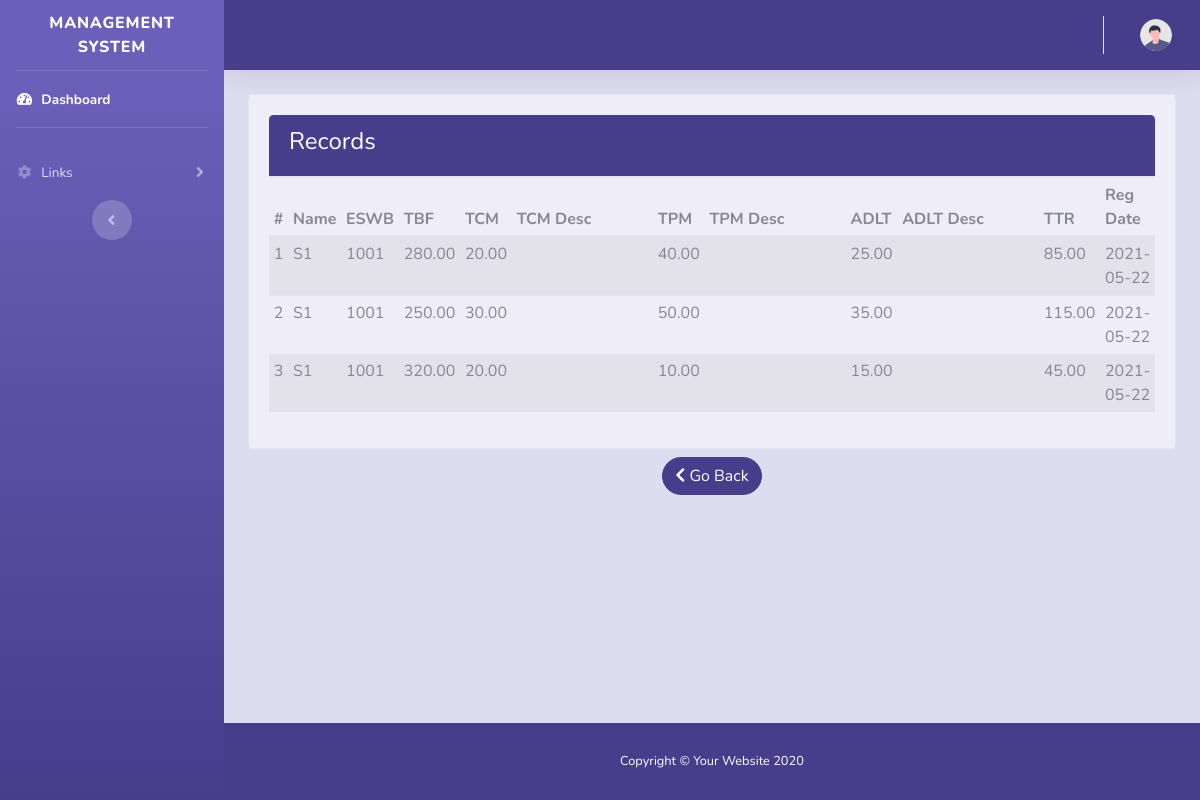
Page /Manager/show_records/1 on the committed database.
### tables this page shows
CREATE TABLE `controller_data_detail` (
  `id` bigint(20) NOT NULL,
  `Controller_Data_ID` bigint(20) NOT NULL,
  `TBF` decimal(8,2) DEFAULT NULL,
  `TCM` decimal(8,2) DEFAULT NULL,
  `TCM_Desc` varchar(1000) DEFAULT NULL,
  `TPM` decimal(8,2) DEFAULT NULL,
  `TPM_Desc` varchar(1000) DEFAULT NULL,
  `ADLT` decimal(8,2) DEFAULT NULL,
  `ADLT_Desc` varchar(1000) DEFAULT NULL,
  `TTR` decimal(8,2) DEFAULT NULL,
  `RegDate` date DEFAULT current_timestamp()
);

CREATE TABLE `controller_data` (
  `ID` bigint(20) NOT NULL,
  `Controller_type` varchar(30) NOT NULL,
  `Controller_Name` varchar(30) NOT NULL,
  `ESWB` varchar(30) NOT NULL,
  `Includes` varchar(50) DEFAULT NULL,
  `Not_Includes` varchar(50) DEFAULT NULL,
  `Associated_Equipment` varchar(50) DEFAULT NULL,
  `MTBF` decimal(8,2) DEFAULT NULL,
  `MTTR` decimal(8,2) DEFAULT NULL,
  `Availability` decimal(8,2) DEFAULT NULL,
  `Reliability` decimal(8,2) DEFAULT NULL
);

### application/controllers/Manager.php (called while the page is built, shortened)
<?php if (!defined('BASEPATH')) exit('No direct script access allowed');
class Manager extends CI_Controller
{
    public function show_records($id = NULL)
    {
          $this->db->select('cd.Controller_Name, cd.ESWB,cdd.*');
        $this->db->from('controller_data cd');
        $this->db->join('controller_data_detail cdd', 'cd.id = cdd.Controller_Data_ID');
        $this->db->where('cdd.Controller_Data_ID', $id);
        $data['controller_detail_records'] = $this->db->get()->result_array();
          $this->load->view('manager/data_records', $data);
    }
}

### index.php (called while the page is built, shortened)
<?php
require_once BASEPATH.'core/CodeIgniter.php';

### application/views/manager/data_records.php (the view, shortened to what this page needs)
<?php $this->load->view('manager/common/header'); ?>
<div class="container">
    <div class="card">
        <div class="card-body bg-custom3">
            <div id="table_div">
                <?php if (isset($controller_detail_records)) {
                    if (count($controller_detail_records) > 0) { ?>
                        <div class="card-header bg-custom1">
                            <h1 class="h4 text-white">Records</h1>
                        </div>
                        <table id="datatable" class="table table-sm table-striped">
                            <thead>
                                <tr>
                                    <th scope="col">#</th>
                                    <th scope="col">Name</th>
                                    <th scope="col">ESWB</th>
                                    <th scope="col">TBF</th>
                                    <th scope="col">TCM</th>
                                    <th scope="col">TCM Desc</th>
                                    <th scope="col">TPM</th>
                                    <th scope="col">TPM Desc</th>
                                    <th scope="col">ADLT</th>
                                    <th scope="col">ADLT Desc</th>
                                    <th scope="col">TTR</th>
                                    <th scope="col">Reg Date</th>
                                </tr>
                            </thead>
                            <tbody>
                                <?php $count = 0;
                                foreach ($controller_detail_records as $data) { ?>
                                    <tr>
                                        <td scope="row"><?= ++$count; ?></td>
                                        <td scope="row"><?= $data['Controller_Name']; ?></td>
                                        <td scope="row"><?= $data['ESWB']; ?></td>
                                        <td scope="row"><?= $data['TBF']; ?></td>
                                        <td scope="row"><?= $data['TCM']; ?></td>
                                        <td scope="row" id="tcm_desc" style="width:150px; scroll;"value="<?= $data['TCM_Desc']; ?>"><?= $data['TCM_Desc']; ?></td>
                                        <td scope="row"><?= $data['TPM']; ?></td>
                                        <td scope="row" style="width:150px;"><?= $data['TPM_Desc']; ?></td>
                                        <td scope="row"><?= $data['ADLT']; ?></td>
                                        <td scope="row" style="width:150px;"><?= $data['ADLT_Desc']; ?></td>
                                        <td scope="row"><?= $data['TTR']; ?></td>
                                        <td scope="row"><?= $data['RegDate']; ?></td>
                                    </tr>
                                <?php } ?>
                            </tbody>
                        </table>
                    <?php } else { ?>
                        <div class="card-header">
                            <h1 class="h4 text-gray-900">No Data Available yet</h1>
                        </div>
                    <?php }
                } else { ?>
                    <a> No Record Selected. </a>
                <?php  } ?>
            </div>
        </div>
    </div>
    <div class="form-group row justify-content-center my-2">
        <a class="btn btn-primary rounded-pill" id="abc" href="<?= base_url(); ?>manager"><i class="fas fa-chevron-left"></i> Go Back</a>
    </div>
</div>
</div>
<?php $this->load->view('common/footer'); ?>

### application/views/manager/common/header.php (shortened to what this page needs)
<!DOCTYPE html>
<html lang="en">
<head>
    <link href="<?php echo base_url(); ?>assets/vendor/fontawesome-free/css/all.min.css" rel="stylesheet" type="text/css">
    <link href="<?php echo base_url(); ?>assets/css/sb-admin-2.min.css" rel="stylesheet">
</head>
<body id="page-top">
    <div id="wrapper">
        <ul class="navbar-nav bg-gradient-primary sidebar sidebar-dark accordion" id="accordionSidebar">
            <a class="sidebar-brand d-flex align-items-center justify-content-center" href="index.html">
                <div class="sidebar-brand-text mx-3">Management System</div>
            </a>
            <hr class="sidebar-divider my-0">
            <li class="nav-item active">
                <a class="nav-link" href="<?php echo base_url() ?><?php if ($this->session->userdata('status') == 'weo') {
                                                                    echo "WEO";
                                                                } else if ($this->session->userdata('status') == 'co') {
                                                                    echo "CO";
                                                                } else if ($this->session->userdata('status') == 'hod') {
                                                                    echo "HOD";
                                                                } else {
                                                                    echo "Manager";
                                                                } ?>">
                    <i class="fas fa-fw fa-tachometer-alt"></i>
                    <span>Dashboard</span></a>
            </li>
            <hr class="sidebar-divider">
            <li class="nav-item">
                <a class="nav-link collapsed" href="#" data-toggle="collapse" data-target="#collapseTwo" aria-expanded="true" aria-controls="collapseTwo">
                    <i class="fas fa-fw fa-cog"></i>
                    <span>Links</span>
                </a>
            </li>
            <div class="text-center d-none d-md-inline">
                <button class="rounded-circle border-0" id="sidebarToggle"></button>
            </div>
        </ul>
        <div id="content-wrapper" class="d-flex flex-column bg-custom2">
            <div id="content">
                <nav class="navbar navbar-expand navbar-light bg-custom1 topbar mb-4 static-top shadow">
                    <ul class="navbar-nav ml-auto">
                        <li class="nav-item dropdown no-arrow">
                            <a class="nav-link dropdown-toggle" href="#" id="userDropdown" role="button" data-toggle="dropdown" aria-haspopup="true" aria-expanded="false">
                                <img class="img-profile rounded-circle" src="<?php echo base_url(); ?>assets/img/undraw_profile.svg">
                            </a>
                        </li>
                    </ul>
                </nav>

### application/views/common/footer.php (shortened to what this page needs)
         <footer class="sticky-footer bg-custom1 text-white">
                <div class="container my-auto">
                    <div class="copyright text-center my-auto">
                        <span>Copyright &copy; Your Website 2020</span>
                    </div>
                </div>
            </footer>
        </div>
    </div>
</body>
</html>

### rows in the picture
controller_data_detail: controller_data.Controller_Name "S1", controller_data.ESWB "1001", TBF "280.00", TCM "20.00", TPM "40.00", ADLT "25.00", TTR "85.00", RegDate "2021-05-22"
controller_data_detail: controller_data.Controller_Name "S1", controller_data.ESWB "1001", TBF "250.00", TCM "30.00", TPM "50.00", ADLT "35.00", TTR "115.00", RegDate "2021-05-22"
controller_data_detail: controller_data.Controller_Name "S1", controller_data.ESWB "1001", TBF "320.00", TCM "20.00", TPM "10.00", ADLT "15.00", TTR "45.00", RegDate "2021-05-22"
